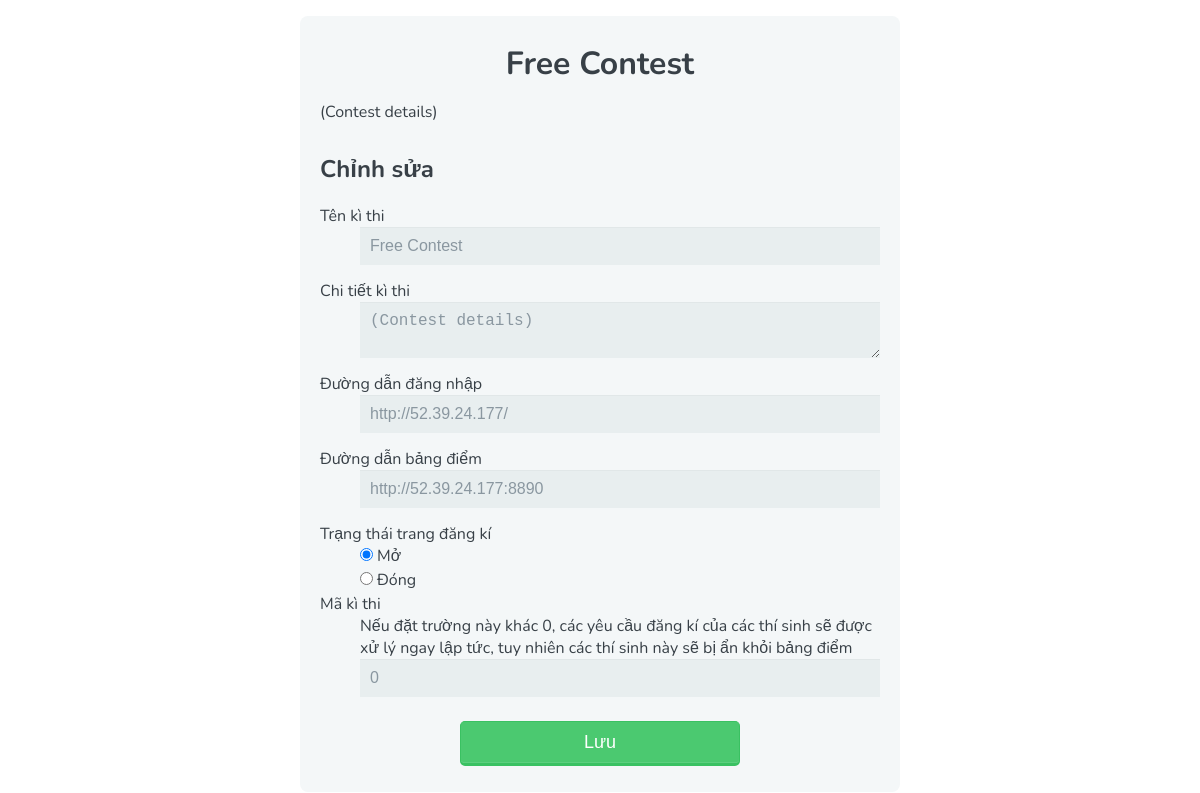
Page /edit on the committed database.
### tables this page shows
CREATE TABLE config (
	id integer primary key check(id=0),
	title text,
	detail text,
	cwsurl text,
	rwsurl text,
	closed boolean,
	contest_id integer
);

### edit_page.py (the view)
@app.route('/edit', methods=['GET', 'POST'])
def edit_page():
	db = get_db()
	if request.method=='POST':
		fields = ['title', 'detail', 'cwsurl', 'rwsurl', 'closed', 'contest_id']
		db.execute('update config set {}=?, {}=?, {}=?, {}=?, {}=?, {}=?'.format(*fields), [request.form[x] for x in fields])
		db.commit()
		flash(u"Đã lưu")
	cr = db.execute('select * from config')
	config = cr.fetchone()
	print(config)
	return render_template('edit_page.html', config=config)

### ReverseProxied.py (called while the page is built)
     def __call__(self, environ, start_response):
         script_name = environ.get('HTTP_X_SCRIPT_NAME', '')
         if script_name:
             environ['SCRIPT_NAME'] = script_name
             path_info = environ['PATH_INFO']
             if path_info.startswith(script_name):
                 environ['PATH_INFO'] = path_info[len(script_name):]
         scheme = environ.get('HTTP_X_SCHEME', '')
         if scheme:
             environ['wsgi.url_scheme'] = scheme
         return self.app(environ, start_response)

### regws.py (called while the page is built)
def get_db():
	if not hasattr(g, 'db'):
		g.db = sqlite3.connect(app.config['DATABASE'])
		g.db.row_factory = sqlite3.Row
	return g.db

@app.teardown_appcontext
def teardown_db(error):
	if hasattr(g, 'db'):
		g.db.close()

### templates/edit_page.html
{% extends "layout.html" %}
{% block body %}
    <h2>Chỉnh sửa</h2>
    <form action="{{ url_for('edit_page') }}" method=post>
        <dl>
            <dt>Tên kì thi</dt>
            <dd><input type=text name=title value="{{ config.title }}"></dd>
            <dt>Chi tiết kì thi</dt>
            <dd><textarea name="detail">{{ config.detail }}</textarea></dd>
            <dt>Đường dẫn đăng nhập</dt>
            <dd><input type=text name=cwsurl value="{{ config.cwsurl }}"></dd>
            <dt>Đường dẫn bảng điểm</dt>
            <dd><input type=text name=rwsurl value="{{ config.rwsurl }}"></dd>
            <dt>Trạng thái trang đăng kí</dt>
            <dd><input type=radio name=closed value="0" {{ "" if config.closed else "checked" }}>Mở</dd>
            <dd><input type=radio name=closed value="1" {{ "checked" if config.closed else "" }}>Đóng</dd>
            <dt>Mã kì thi</dt>
            <dd>Nếu đặt trường này khác 0, các yêu cầu đăng kí của các thí sinh sẽ được xử lý ngay lập tức, tuy nhiên các thí sinh này sẽ bị ẩn khỏi bảng điểm</dd>
            <dd><input type=number name=contest_id value="{{ config.contest_id }}"></dd>
        </dl>
        <input class=btn type=submit value="Lưu">
    </form>
{% endblock %}

### templates/layout.html (shortened to what this page needs)
<html>
	<head>
		<link rel=stylesheet type=text/css href="{{ url_for('static', filename='style.css') }}">
	</head>
	<body>
		<div class=page id=page>
			<div id=title>{{ config.title }}</div>
			<div id=detail>{{ config.detail }}</div>
			{% block body %}
			{% endblock %}
		</div>
	</body>
</html>

### static/style.css (style rules this page uses)
*, *:before, *:after { -moz-box-sizing: border-box; -webkit-box-sizing: border-box; box-sizing: border-box; }
.page { padding: 10px 20px; background: #f4f7f8; border-radius: 8px; }
body { margin: 1em auto; font-family: 'Nunito', sans-serif; color: #384047; }
form > * { margin: 0.5em 0; }
@media screen and (min-width: 480px) { body { max-width: 50%; } }
input[type="text"], input[type="password"], input[type="date"], input[type="datetime"], input[type="email"], input[type="number"], input[type="search"], input[type="tel"], input[type="time"], input[type="url"], textarea, select { background: rgba(255,255,255,0.1); border: none; font-size: 16px; height: auto; margin: 0; outline: 0; padding: 10px; width: 100%; background-color: #e8eeef; color: #8a97a0; box-shadow: 0 1px 0 rgba(0,0,0,0.03) inset; margin-bottom: 15px; }
input[type="radio"], input[type="checkbox"] { margin: 0 4px 8px 0; }
.btn { padding: 10px; color: #FFF; background-color: #4bc970; font-size: 18px; font-style: normal; border-radius: 5px; border: 1px solid #3ac162; border-width: 1px 1px 3px; box-shadow: 0 -1px 0 rgba(255,255,255,0.1) inset; margin-bottom: 10px; margin-left: auto; margin-right: auto; display: block; width: 50%; }
#detail { margin: 0 0 30px 0; }
#title { display: block; font-size: 2em; font-weight: bold; margin: 0.5em 0; text-align: center; }

### rows in the picture
config: title "Free Contest", detail "(Contest details)", cwsurl "http://52.39.24.177/", rwsurl "http://52.39.24.177:8890", contest_id "0"
